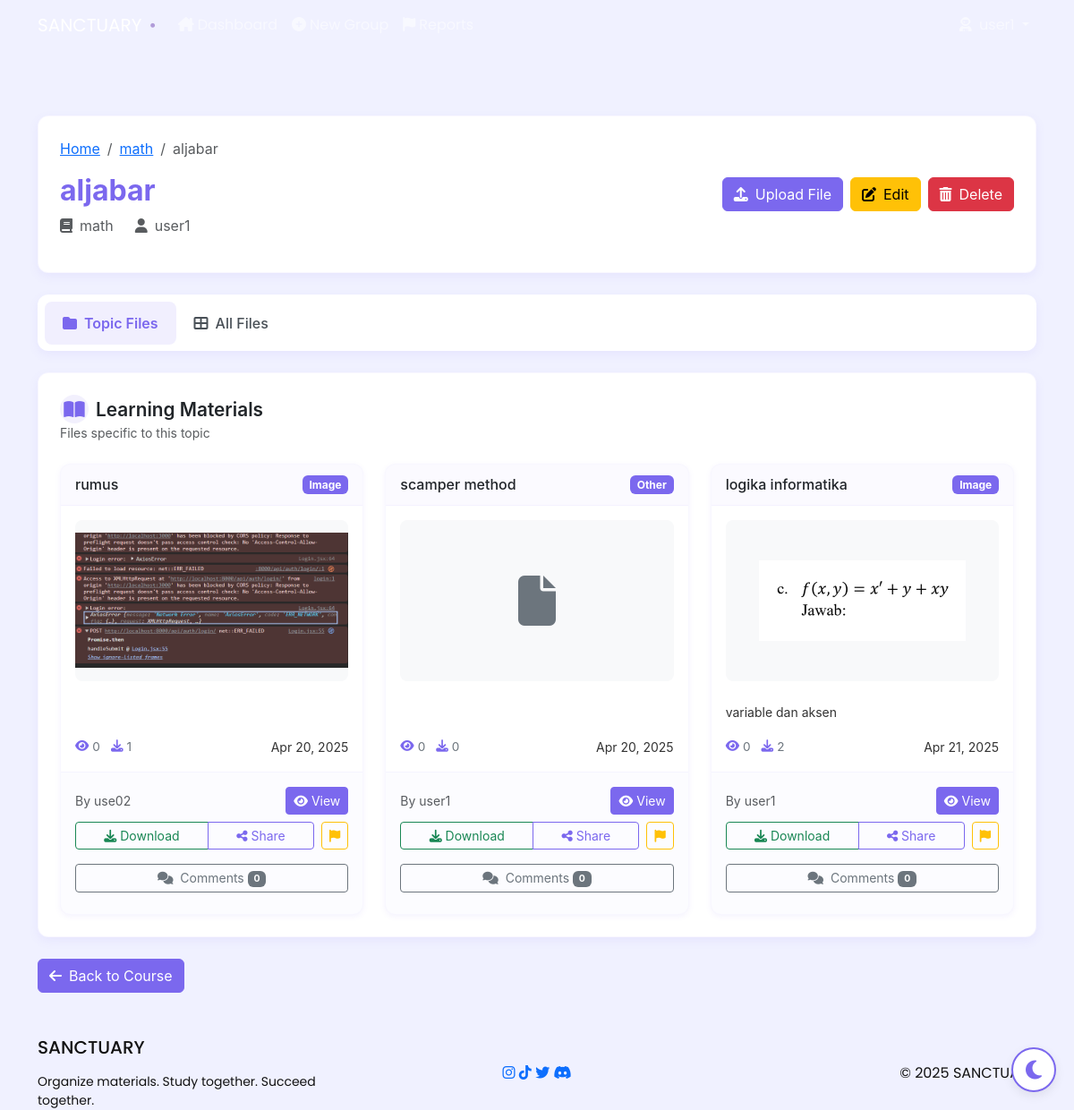
The app's page /topic/1/ (signed in) with its own data.
### core/models.py (models this page shows, shortened)
class Topic(models.Model):
    topic_name = models.CharField(max_length=100)
    course = models.ForeignKey(Course, on_delete=models.CASCADE, related_name='topics')
    created_by = models.ForeignKey(User, on_delete=models.CASCADE, related_name='created_topics')
    created_at = models.DateTimeField(auto_now_add=True)
    updated_at = models.DateTimeField(auto_now=True)

class Course(models.Model):
    course_name = models.CharField(max_length=100)
    group = models.ForeignKey(StudyGroup, on_delete=models.CASCADE, related_name='courses')
    created_by = models.ForeignKey(User, on_delete=models.CASCADE, related_name='created_courses')
    created_at = models.DateTimeField(auto_now_add=True)
    updated_at = models.DateTimeField(auto_now=True)

class User(AbstractUser):
    ROLE_CHOICES = (
        ('super_admin', 'Super Admin'),
        ('admin', 'Admin'),
        ('user', 'User'),
    )
    role = models.CharField(max_length=20, choices=ROLE_CHOICES, default='user')
    profile_photo = models.ImageField(upload_to='profile_photos/', null=True, blank=True)
    def is_super_admin(self):
        return self.role == 'super_admin'

class LearningFile(models.Model):
    FILE_TYPE_CHOICES = (
        ('image', 'Image'),
        ('pdf', 'PDF'),
        ('code', 'Code'),
        ('document', 'Document'),
        ('video', 'Video'),
        ('audio', 'Audio'),
        ('other', 'Other'),
    )
    title = models.CharField(max_length=100)
    description = models.TextField(blank=True, null=True)
    file = models.FileField(upload_to=get_hashed_filename)
    file_type = models.CharField(max_length=20, choices=FILE_TYPE_CHOICES, default='other')
    topic = models.ForeignKey(Topic, on_delete=models.CASCADE, related_name='files')
    course = models.ForeignKey(Course, on_delete=models.CASCADE, related_name='files')
    uploaded_by = models.ForeignKey(User, on_delete=models.CASCADE, related_name='uploaded_files')
    created_at = models.DateTimeField(auto_now_add=True)
    updated_at = models.DateTimeField(auto_now=True)
    share_token = models.CharField(max_length=32, null=True, blank=True)
    views_count = models.PositiveIntegerField(default=0)
    downloads_count = models.PositiveIntegerField(default=0)

### core/views.py (the view)
# urls.py: path('topic/<int:topic_id>/', views.topic_detail, name='topic_detail'),
@user_required
def topic_detail(request, topic_id):
    topic = get_object_or_404(Topic, id=topic_id)
    if not request.user.study_groups.filter(id=topic.course.group.id).exists() and not request.user.is_super_admin():
        return HttpResponseForbidden("You don't have permission to view this topic.")
    learning_files = LearningFile.objects.filter(topic=topic)
    all_course_files = LearningFile.objects.filter(course=topic.course).order_by('-created_at')
    liked_file_ids = []
    if request.user.is_authenticated:
        liked_file_ids = FileInteraction.objects.filter(
            user=request.user,
            interaction_type='like',
            file__in=learning_files
        ).values_list('file_id', flat=True)
    return render(request, 'core/topic_detail.html', {
        'topic': topic,
        'learning_files': learning_files,
        'all_course_files': all_course_files,
        'liked_file_ids': liked_file_ids
    })

### core/templates/core/topic_detail.html (shortened to what this page needs)
{% extends 'base/base.html' %}
{% block content %}
<div class="topic-container py-4">
    <div class="container">
        <div class="content-card mb-4">
            <div class="row align-items-center">
                <div class="col-lg-8 col-md-7">
                    <nav aria-label="breadcrumb" class="mb-2">
                        <ol class="breadcrumb small">
                            <li class="breadcrumb-item"><a href="{% url 'home' %}">Home</a></li>
                            <li class="breadcrumb-item"><a href="{% url 'course_detail' topic.course.id %}">{{ topic.course.course_name }}</a></li>
                            <li class="breadcrumb-item active" aria-current="page">{{ topic.topic_name }}</li>
                        </ol>
                    </nav>
                    <h2 class="topic-title mb-2">{{ topic.topic_name }}</h2>
                    <div class="d-flex align-items-center text-muted mb-3">
                        <div class="d-flex align-items-center me-4">
                            <i class="fas fa-book me-2"></i>
                            <span>{{ topic.course.course_name }}</span>
                        </div>
                        <div class="d-flex align-items-center">
                            <i class="fas fa-user me-2"></i>
                            <span>{{ topic.created_by.username }}</span>
                        </div>
                    </div>
                </div>
                <div class="col-lg-4 col-md-5">
                    <div class="action-buttons d-flex flex-wrap justify-content-md-end gap-2 mt-3 mt-md-0">
                        <a href="{% url 'upload_file' topic.id %}" class="btn btn-primary btn-icon">
                            <i class="fas fa-upload me-2"></i>Upload File
                        </a>
                        {% if request.user.is_super_admin or request.user == topic.course.group.created_by or request.user in topic.course.group.members.all %}
                            <a href="{% url 'edit_topic' topic.id %}" class="btn btn-warning btn-icon">
                                <i class="fas fa-edit me-2"></i>Edit
                            </a>
                            <a href="{% url 'delete_topic' topic.id %}" class="btn btn-danger btn-icon">
                                <i class="fas fa-trash-alt me-2"></i>Delete
                            </a>
                        {% endif %}
                    </div>
                </div>
            </div>
        </div>
        <div class="nav-tabs-container mb-4">
            <ul class="nav nav-tabs nav-tabs-custom" id="myTab" role="tablist">
                <li class="nav-item" role="presentation">
                    <button class="nav-link active" id="topic-files-tab" data-bs-toggle="tab" data-bs-target="#topic-files" type="button" role="tab" aria-controls="topic-files" aria-selected="true">
                        <i class="fas fa-folder me-2"></i>Topic Files
                    </button>
                </li>
                <li class="nav-item" role="presentation">
                    <button class="nav-link" id="all-files-tab" data-bs-toggle="tab" data-bs-target="#all-files" type="button" role="tab" aria-controls="all-files" aria-selected="false">
                        <i class="fas fa-th-large me-2"></i>All Files
                    </button>
                </li>
            </ul>
        </div>
        <div class="tab-content" id="myTabContent">
            <div class="tab-pane fade show active" id="topic-files" role="tabpanel" aria-labelledby="topic-files-tab">
                <div class="content-card">
                    <div class="section-header d-flex justify-content-between align-items-center mb-4">
                        <div>
                            <h3 class="section-title mb-0">
                                <i class="fas fa-book-open icon-circle me-2"></i>Learning Materials
                            </h3>
                            <p class="text-muted small mb-0">Files specific to this topic</p>
                        </div>
                    </div>
                    {% if learning_files %}
                        <div class="row row-cols-1 row-cols-md-2 row-cols-lg-3 g-4">
                            {% for file in learning_files %}
                            <div class="col">
                                <div class="file-card h-100">
                                    <div class="file-card-header d-flex justify-content-between align-items-center">
                                        <h6 class="mb-0 text-truncate file-title" title="{{ file.title }}">{{ file.title }}</h6>
                                        <span class="badge {{ file.file_type|yesno:'bg-primary,bg-secondary' }}">{{ file.get_file_type_display }}</span>
                                    </div>
                                    <div class="file-card-body">
                                        {% with file_url=file.file.url %}
                                            {% if file.file_type == 'image' %}
                                                <div class="file-preview image-preview" onclick="window.open('{{ file_url }}', '_blank')">
                                                    <img src="{{ file_url }}" alt="{{ file.title }}" class="preview-img">
                                                </div>
                                            {% else %}
                                                <div class="file-preview">
                                                    {% if file.file_type == 'code' %}
                                                        <i class="fas fa-file-code file-icon text-primary"></i>
                                                    {% elif file.file_type == 'document' %}
                                                        <i class="fas fa-file-alt file-icon text-info"></i>
                                                    {% elif file.file_type == 'video' %}
                                                        <i class="fas fa-file-video file-icon text-success"></i>
                                                    {% elif file.file_type == 'audio' %}
                                                        <i class="fas fa-file-audio file-icon text-warning"></i>
                                                    {% else %}
                                                        <i class="fas fa-file file-icon text-secondary"></i>
                                                    {% endif %}
                                                </div>
                                            {% endif %}
                                        {% endwith %}
                                        {% if file.description %}
                                            <div class="file-description">
                                                <p class="small mb-0">{{ file.description|truncatechars:100 }}</p>
                                            </div>
                                        {% endif %}
                                        <div class="file-meta">
                                            <div class="file-stats">
                                                <span class="file-stat" title="Views">
                                                    <i class="fas fa-eye"></i> {{ file.views_count }}
                                                </span>
                                                <span class="file-stat" title="Downloads">
                                                    <i class="fas fa-download"></i> {{ file.downloads_count }}
                                                </span>
                                            </div>
                                            <div class="file-date">
                                                <small>{{ file.created_at|date:"M d, Y" }}</small>
                                            </div>
                                        </div>
                                    </div>
                                    <div class="file-card-footer">
                                        <div class="d-flex justify-content-between align-items-center mb-2">
                                            <small class="text-muted">By {{ file.uploaded_by.username }}</small>
                                            <a href="{{ file.file.url }}" class="btn btn-sm btn-primary" target="_blank">
                                                <i class="fas fa-eye me-1"></i>View
                                            </a>
                                        </div>
                                        <div class="file-actions">
                                            <div class="btn-group file-action-buttons">
                                                <a href="{% url 'download_file' file.id %}" class="btn btn-sm btn-outline-success">
                                                    <i class="fas fa-download"></i> Download
                                                </a>
                                                <button type="button"
                                                    class="btn btn-sm btn-outline-primary share-btn"
                                                    data-file-id="{{ file.id }}"
                                                    data-bs-toggle="modal"
                                                    data-bs-target="#shareModal{{ file.id }}">
                                                    <i class="fas fa-share-alt"></i> Share
                                                </button>
                                            </div>
                                            <a href="{% url 'report_file' file.id %}" class="btn btn-sm btn-outline-warning">
                                                <i class="fas fa-flag"></i>
                                            </a>
                                        </div>
                                        <div class="comments-section mt-3">
                                            <button class="btn btn-sm btn-outline-secondary w-100 mb-2 toggle-comments"
                                                    data-target="#comments{{ file.id }}">
                                                <i class="fas fa-comments me-1"></i> Comments
                                                <span class="badge bg-secondary">
                                                    {% with comment_count=0 %}
                                                        {{ comment_count }}
                                                    {% endwith %}
                                                </span>
                                            </button>
                                        </div>
                                    </div>
                                </div>
                            </div>
                            {% endfor %}
                        </div>
                    {% endif %}
                </div>
            </div>
        </div>
        <div class="mt-4">
            <a href="{% url 'course_detail' topic.course.id %}" class="btn btn-primary">
                <i class="fas fa-arrow-left me-2"></i>Back to Course
            </a>
        </div>
    </div>
</div>
{% endblock %}

### records on screen
Topic: course.course_name "math", topic_name "aljabar", created_by.username "user1"
LearningFile: title "rumus", file_type "Image", shows a picture, views_count "0", downloads_count "1", created_at "Apr 20, 2025", uploaded_by.username "use02"
LearningFile: title "scamper method", file_type "Other", views_count "0", downloads_count "0", created_at "Apr 20, 2025", uploaded_by.username "user1", comment_count "0"
LearningFile: title "logika informatika", file_type "Image", shows a picture, description "variable dan aksen", views_count "0", downloads_count "2", created_at "Apr 21, 2025", uploaded_by.username "user1"
